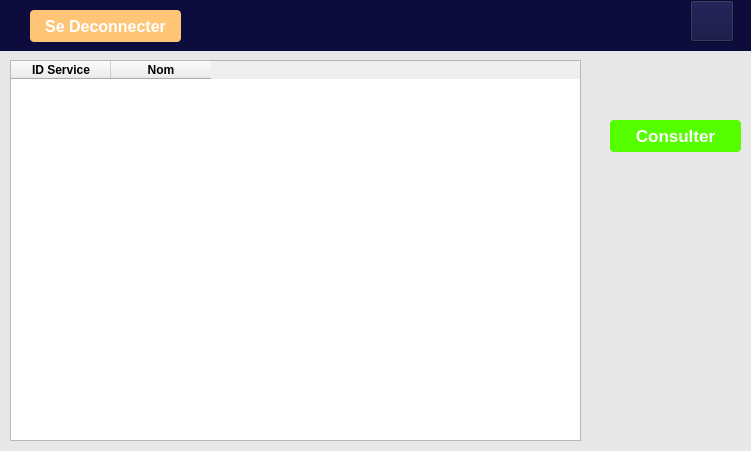
<?xml version="1.0" encoding="UTF-8"?>
<ui version="4.0">
 <class>Form</class>
 <widget class="QWidget" name="Form">
  <property name="geometry">
   <rect>
    <x>0</x>
    <y>0</y>
    <width>751</width>
    <height>451</height>
   </rect>
  </property>
  <property name="windowTitle">
   <string>Form</string>
  </property>
  <widget class="QLabel" name="label_2">
   <property name="geometry">
    <rect>
     <x>0</x>
     <y>40</y>
     <width>761</width>
     <height>451</height>
    </rect>
   </property>
   <property name="styleSheet">
    <string notr="true">background-color:rgb(231, 231, 231)</string>
   </property>
   <property name="text">
    <string/>
   </property>
  </widget>
  <widget class="QPushButton" name="pushButton">
   <property name="geometry">
    <rect>
     <x>610</x>
     <y>120</y>
     <width>131</width>
     <height>32</height>
    </rect>
   </property>
   <property name="font">
    <font>
     <pointsize>13</pointsize>
     <weight>75</weight>
     <bold>true</bold>
    </font>
   </property>
   <property name="styleSheet">
    <string notr="true">background-color:rgb(85, 255, 0);
 color:rgb(255, 255, 255);
border-radius:4px</string>
   </property>
   <property name="text">
    <string>Consulter</string>
   </property>
  </widget>
  <widget class="QLabel" name="label_3">
   <property name="geometry">
    <rect>
     <x>0</x>
     <y>0</y>
     <width>751</width>
     <height>51</height>
    </rect>
   </property>
   <property name="styleSheet">
    <string notr="true">background-color:rgb(13,12,60)</string>
   </property>
   <property name="text">
    <string/>
   </property>
  </widget>
  <widget class="QPushButton" name="pushButton_9">
   <property name="geometry">
    <rect>
     <x>30</x>
     <y>10</y>
     <width>151</width>
     <height>32</height>
    </rect>
   </property>
   <property name="font">
    <font>
     <pointsize>12</pointsize>
     <weight>75</weight>
     <bold>true</bold>
    </font>
   </property>
   <property name="styleSheet">
    <string notr="true">background-color:rgb(255, 197, 119);
 color:rgb(255, 255, 255);
border-radius:4px</string>
   </property>
   <property name="text">
    <string>Se Deconnecter</string>
   </property>
  </widget>
  <widget class="QTableWidget" name="tableWidget">
   <property name="geometry">
    <rect>
     <x>10</x>
     <y>60</y>
     <width>571</width>
     <height>381</height>
    </rect>
   </property>
   <column>
    <property name="text">
     <string>ID Service</string>
    </property>
    <property name="font">
     <font>
      <weight>75</weight>
      <bold>true</bold>
     </font>
    </property>
   </column>
   <column>
    <property name="text">
     <string>Nom</string>
    </property>
    <property name="font">
     <font>
      <weight>75</weight>
      <bold>true</bold>
     </font>
    </property>
   </column>
  </widget>
  <widget class="QPushButton" name="pushButton_7">
   <property name="geometry">
    <rect>
     <x>690</x>
     <y>0</y>
     <width>44</width>
     <height>42</height>
    </rect>
   </property>
   <property name="styleSheet">
    <string notr="true">background-image:url(:/newPrefix/PFA Dev/icons8-personne-homme-40.png);
background-repeat: no-repeat;
background-color:rgb(13,12,60)</string>
   </property>
   <property name="text">
    <string/>
   </property>
  </widget>
 </widget>
 <resources>
  <include location="../ferf.qrc"/>
 </resources>
 <connections/>
</ui>
